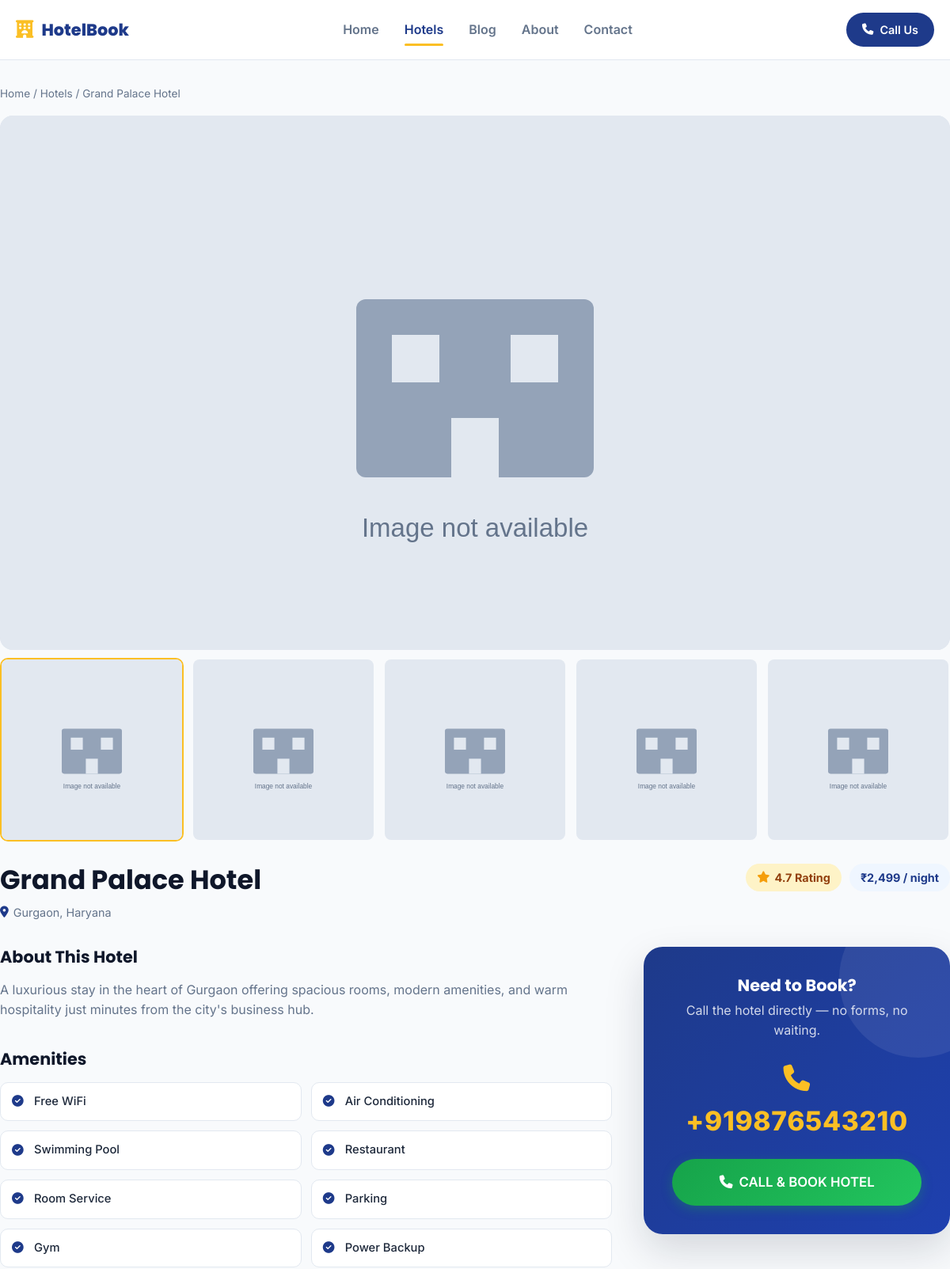
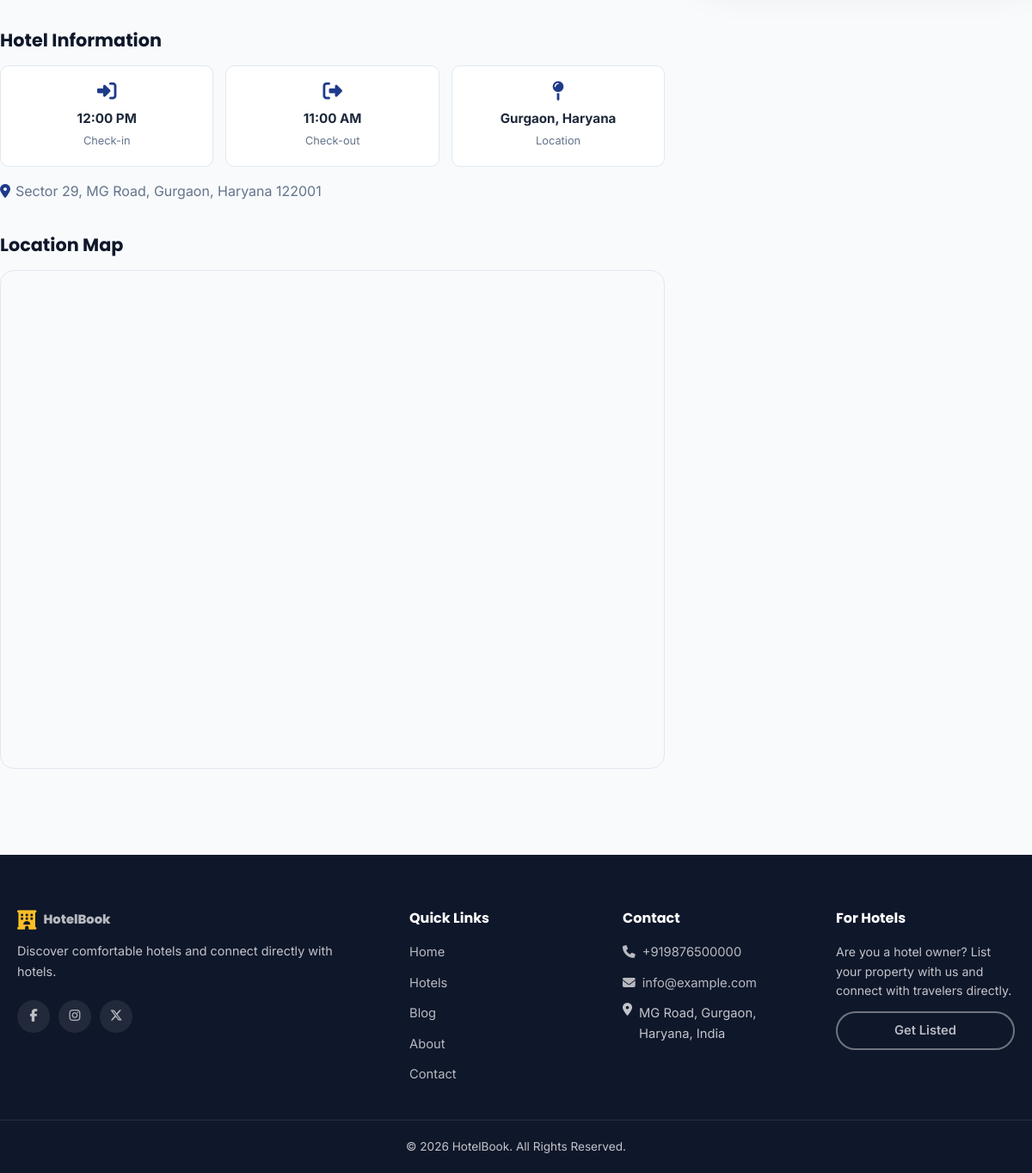
Screenshot of /hotel-details.php?id=1 with the database file from the repository (2 pictures, top to bottom).
### tables this page shows
CREATE TABLE hotels (
    id INT AUTO_INCREMENT PRIMARY KEY,
    name VARCHAR(255) NOT NULL,
    slug VARCHAR(255),
    location VARCHAR(255),
    address TEXT,
    description TEXT,
    price DECIMAL(10,2),
    rating DECIMAL(2,1),
    phone VARCHAR(30) NOT NULL,
    amenities TEXT,
    check_in VARCHAR(50),
    check_out VARCHAR(50),
    status TINYINT DEFAULT 1,
    created_at TIMESTAMP DEFAULT CURRENT_TIMESTAMP,
    updated_at TIMESTAMP DEFAULT CURRENT_TIMESTAMP ON UPDATE CURRENT_TIMESTAMP,
    INDEX idx_status (status),
    INDEX idx_location (location),
    INDEX idx_name (name),
    INDEX idx_slug (slug)
);

CREATE TABLE hotel_images (
    id INT AUTO_INCREMENT PRIMARY KEY,
    hotel_id INT NOT NULL,
    image_path VARCHAR(500) NOT NULL,
    is_primary TINYINT DEFAULT 0,
    sort_order INT DEFAULT 0,
    created_at TIMESTAMP DEFAULT CURRENT_TIMESTAMP,
    FOREIGN KEY (hotel_id) REFERENCES hotels(id) ON DELETE CASCADE,
    INDEX idx_hotel (hotel_id)
);

### includes/functions.php (called while the page is built, shortened)
<?php
function e(?string $value): string
{
    return htmlspecialchars($value ?? '', ENT_QUOTES, 'UTF-8');
}
function format_price($price): string
{
    return '&#8377;' . number_format((float) $price, 0);
}
function tel_href(string $phone): string
{
    $clean = preg_replace('/[^0-9+]/', '', $phone);
    return 'tel:' . $clean;
}
function get_hotel(int $id, bool $includeInactive = false): ?array
{
    $pdo = db();
    $sql = 'SELECT * FROM hotels WHERE id = :id';
    if (!$includeInactive) {
        $sql .= ' AND status = 1';
    }
    $stmt = $pdo->prepare($sql);
    $stmt->execute(['id' => $id]);
    $hotel = $stmt->fetch();
    return $hotel ?: null;
}
function get_hotel_images(int $hotelId): array
{
    $pdo = db();
    $stmt = $pdo->prepare('SELECT * FROM hotel_images WHERE hotel_id = :id ORDER BY is_primary DESC, sort_order ASC, id ASC');
    $stmt->execute(['id' => $hotelId]);
    return $stmt->fetchAll();
}
function parse_amenities(?string $amenities): array
{
    return array_filter(array_map('trim', explode(',', $amenities)));
}
function image_src(string $path): string
{
    if (strpos($path, 'http://') === 0 || strpos($path, 'https://') === 0) {
        return $path;
    }
    return e($path);
}

### hotel-details.php (the view, shortened to what this page needs)
<?php
require_once __DIR__ . '/includes/functions.php';
$id = (int) ($_GET['id'] ?? 0);
$hotel = $id ? get_hotel($id) : null;
    ?>
    <?php
$images = get_hotel_images($hotel['id']);
$amenities = parse_amenities($hotel['amenities']);
$telHref = tel_href($hotel['phone']);
$activeNav = 'hotels';
include __DIR__ . '/includes/header.php';
?>
<div class="container details-hero">
    <nav aria-label="Breadcrumb" style="font-size:0.85rem; color:var(--color-text-muted); margin-bottom:16px;">
        <a href="index.php">Home</a> / <a href="hotels.php">Hotels</a> / <span><?= e($hotel['name']) ?></span>
    </nav>
    <div class="gallery-main" id="galleryMain" data-gallery-src="<?= e(image_src($images[0]['image_path'])) ?>" data-gallery-alt="<?= e($hotel['name']) ?>">
        <img src="<?= image_src($images[0]['image_path']) ?>" alt="<?= e($hotel['name']) ?> - main photo" id="galleryMainImg" onerror="this.src='assets/images/placeholder-hotel.svg'">
    </div>
    <?php if (count($images) > 1): ?>
    <div class="gallery-thumbs">
        <?php foreach ($images as $i => $img): ?>
        <div class="thumb <?= $i === 0 ? 'active' : '' ?>" data-gallery-src="<?= e(image_src($img['image_path'])) ?>" data-gallery-alt="<?= e($hotel['name']) ?> photo <?= $i + 1 ?>">
            <img src="<?= image_src($img['image_path']) ?>" alt="<?= e($hotel['name']) ?> photo <?= $i + 1 ?>" loading="lazy" onerror="this.src='assets/images/placeholder-hotel.svg'">
        </div>
        <?php endforeach; ?>
    </div>
    <?php endif; ?>
    <div class="details-title-row" style="margin-top:28px;">
        <div>
            <h1><?= e($hotel['name']) ?></h1>
            <div class="hotel-location"><i class="fa-solid fa-location-dot"></i> <?= e($hotel['location']) ?></div>
        </div>
        <div class="details-badges">
            <span class="rating-pill"><i class="fa-solid fa-star"></i> <?= e(number_format((float) $hotel['rating'], 1)) ?> Rating</span>
            <span class="rating-pill" style="background:#eff6ff; color:var(--color-primary);"><?= format_price($hotel['price']) ?> / night</span>
        </div>
    </div>
    <div class="details-layout" id="details-info">
        <div class="details-main">
            <div class="details-block">
                <h2>About This Hotel</h2>
                <p><?= nl2br(e($hotel['description'])) ?></p>
            </div>
            <?php if (!empty($amenities)): ?>
            <div class="details-block">
                <h2>Amenities</h2>
                <div class="amenities-grid">
                    <?php foreach ($amenities as $amenity): ?>
                    <div class="amenity-item"><i class="fa-solid fa-circle-check"></i> <?= e($amenity) ?></div>
                    <?php endforeach; ?>
                </div>
            </div>
            <?php endif; ?>
            <div class="details-block">
                <h2>Hotel Information</h2>
                <div class="info-cards">
                    <div class="info-card">
                        <i class="fa-solid fa-right-to-bracket"></i>
                        <strong><?= e($hotel['check_in'] ?: 'N/A') ?></strong>
                        <span>Check-in</span>
                    </div>
                    <div class="info-card">
                        <i class="fa-solid fa-right-from-bracket"></i>
                        <strong><?= e($hotel['check_out'] ?: 'N/A') ?></strong>
                        <span>Check-out</span>
                    </div>
                    <div class="info-card">
                        <i class="fa-solid fa-map-pin"></i>
                        <strong><?= e($hotel['location']) ?></strong>
                        <span>Location</span>
                    </div>
                </div>
                <?php if (!empty($hotel['address'])): ?>
                <p style="margin-top:16px;"><i class="fa-solid fa-location-dot" style="color:var(--color-primary); margin-right:6px;"></i><?= e($hotel['address']) ?></p>
                <?php endif; ?>
            </div>
            <div class="details-block">
                <h2>Location Map</h2>
                <div class="map-embed">
                    <iframe
                        src="https://maps.google.com/maps?q=<?= urlencode($hotel['address'] ?: $hotel['location']) ?>&output=embed"
                        loading="lazy"
                        title="Map showing location of <?= e($hotel['name']) ?>"></iframe>
                </div>
            </div>
        </div>
        <div class="details-sidebar">
            <div class="call-box">
                <h3>Need to Book?</h3>
                <p>Call the hotel directly — no forms, no waiting.</p>
                <a href="<?= e($telHref) ?>" class="phone-number"><i class="fa-solid fa-phone"></i> <?= e($hotel['phone']) ?></a>
                <a href="<?= e($telHref) ?>" class="btn btn-call btn-pulse"><i class="fa-solid fa-phone"></i> CALL &amp; BOOK HOTEL</a>
            </div>
        </div>
    </div>
</div>
<div style="height:40px;"></div>
<?php include __DIR__ . '/includes/footer.php'; ?>

### includes/header.php (shortened to what this page needs)
?><!DOCTYPE html>
<html lang="en">
<head>
<link rel="stylesheet" href="https://cdnjs.cloudflare.com/ajax/libs/font-awesome/6.5.1/css/all.min.css">
<link rel="stylesheet" href="assets/css/style.css">
</head>
<body>
<header class="site-header" id="siteHeader">
    <div class="container header-inner">
        <a href="index.php" class="logo">
            <i class="fa-solid fa-hotel"></i>
            <span><?= e(SITE_NAME) ?></span>
        </a>
        <nav class="main-nav" id="mainNav">
            <a href="index.php" class="<?= $activeNav === 'home' ? 'active' : '' ?>">Home</a>
            <a href="hotels.php" class="<?= $activeNav === 'hotels' ? 'active' : '' ?>">Hotels</a>
            <a href="blogs.php" class="<?= $activeNav === 'blog' ? 'active' : '' ?>">Blog</a>
            <a href="about.php" class="<?= $activeNav === 'about' ? 'active' : '' ?>">About</a>
            <a href="contact.php" class="<?= $activeNav === 'contact' ? 'active' : '' ?>">Contact</a>
        </nav>
        <div class="header-actions">
            <a href="tel:<?= e(SITE_PHONE) ?>" class="btn-header-call">
                <i class="fa-solid fa-phone"></i>
                <span>Call Us</span>
            </a>
        </div>
    </div>
</header>
<main id="main-content">

### includes/footer.php (shortened to what this page needs)
</main>
<footer class="site-footer">
    <div class="container footer-grid">
        <div class="footer-col footer-brand">
            <a href="index.php" class="logo"><i class="fa-solid fa-hotel"></i><span><?= e(SITE_NAME) ?></span></a>
            <p><?= e(SITE_TAGLINE) ?></p>
            <div class="footer-social">
                <a href="#" aria-label="Facebook"><i class="fa-brands fa-facebook-f"></i></a>
                <a href="#" aria-label="Instagram"><i class="fa-brands fa-instagram"></i></a>
                <a href="#" aria-label="Twitter"><i class="fa-brands fa-x-twitter"></i></a>
            </div>
        </div>
        <div class="footer-col">
            <h4>Quick Links</h4>
            <a href="index.php">Home</a>
            <a href="hotels.php">Hotels</a>
            <a href="blogs.php">Blog</a>
            <a href="about.php">About</a>
            <a href="contact.php">Contact</a>
        </div>
        <div class="footer-col">
            <h4>Contact</h4>
            <a href="tel:<?= e(SITE_PHONE) ?>"><i class="fa-solid fa-phone"></i> <?= e(SITE_PHONE) ?></a>
            <a href="mailto:<?= e(SITE_EMAIL) ?>"><i class="fa-solid fa-envelope"></i> <?= e(SITE_EMAIL) ?></a>
            <p class="footer-address"><i class="fa-solid fa-location-dot"></i> <?= e(SITE_ADDRESS) ?></p>
        </div>
        <div class="footer-col">
            <h4>For Hotels</h4>
            <p class="footer-note">Are you a hotel owner? List your property with us and connect with travelers directly.</p>
            <a href="contact.php" class="btn btn-outline-light btn-sm">Get Listed</a>
        </div>
    </div>
    <div class="footer-bottom">
        <div class="container">
            <p>&copy; <?= date('Y') ?> <?= e(SITE_NAME) ?>. All Rights Reserved.</p>
        </div>
    </div>
</footer>
</body>
</html>

### rows the page displays
hotels: name "Grand Palace Hotel", location "Gurgaon, Haryana", rating "4.7", price "₹2,499", description "A luxurious stay in the heart of Gurgaon offering spacious rooms, modern amenities, and warm hospitality just minutes from the city's business hub.", amenities "Free WiFi", amenities "Air Conditioning", amenities "Swimming Pool", amenities "Restaurant", amenities "Room Service", amenities "Parking", amenities "Gym", amenities "Power Backup", check_in "12:00 PM", check_out "11:00 AM", address "Sector 29, MG Road, Gurgaon, Haryana 122001", phone "+919876543210"

### other values shown
SITE_NAME "HotelBook"
SITE_TAGLINE "Discover comfortable hotels and connect directly with hotels."
SITE_PHONE "+919876500000"
SITE_EMAIL "info@example.com"
SITE_ADDRESS "MG Road, Gurgaon, Haryana, India"
